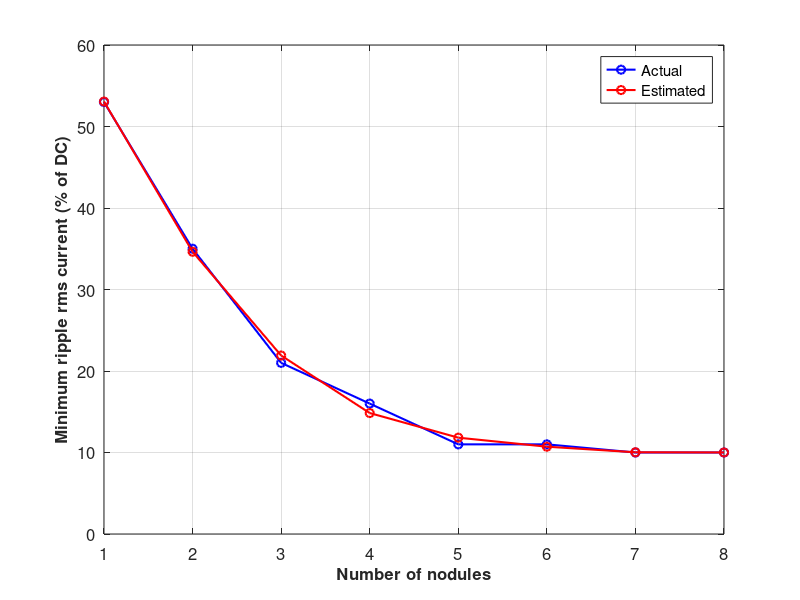

The MATLAB source for this figure:
module = 1:8;
percmin = [53,35,21,16,11,11,10,10];

%expfit(percmin)

degfit = 5;
P = polyfit(module,percmin,degfit);
curfcn = zeros(1,numel(module));
for k = 1:degfit+1
    curfcn = P(k)*module.^(degfit+1-k)+curfcn;
end

figure;
plot(module,percmin,'bo-','Linewidth',1.5);
hold on;
plot(module,curfcn,'ro-','Linewidth',1.5);
hold off;
grid on;
set(gca,'FontSize',12);
xlabel('Number of nodules','FontSize',12,'FontWeight','Bold')
ylabel('Minimum ripple rms current (% of DC)','FontSize',12,'FontWeight','Bold')
ylim([0,60]);
legend('Actual','Estimated');
